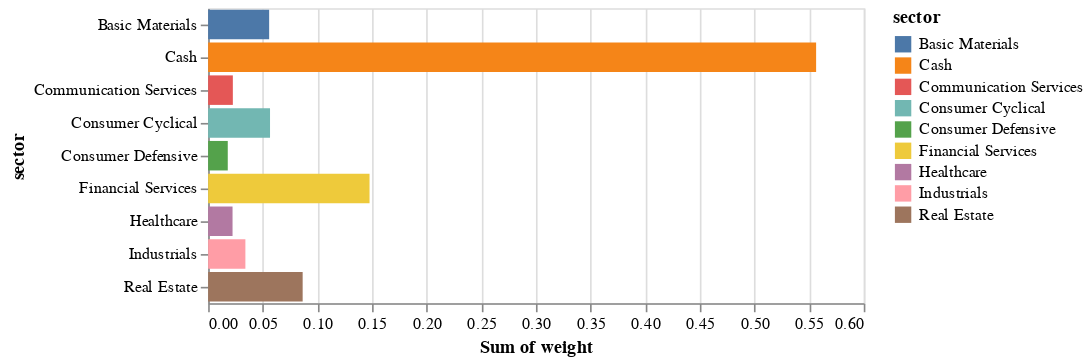

Here is the notebook cell this chart was saved with:
### Code cell
dataset = new_dataset
# plot the dataset, referencing dataframe column names
import altair as alt
alt.Chart(dataset).mark_bar().encode(
  x='sum(weight)',
  y='sector',
  color='sector'
)

### Figure 1 — Vega-Lite specification as saved in the notebook (floating-point values rounded to 4 significant figures)
{"config": {"view": {"continuousWidth": 400, "continuousHeight": 300}}, "data": {"name": "data-d5f37e5897c28b8a07a5e36e75b19642"}, "mark": "bar", "encoding": {"color": {"field": "sector", "type": "nominal"}, "x": {"aggregate": "sum", "field": "weight", "type": "quantitative"}, "y": {"field": "sector", "type": "nominal"}}, "$schema": "https://vega.github.io/schema/vega-lite/v4.17.0.json", "datasets": {"data-d5f37e5897c28b8a07a5e36e75b19642": [{"sector": "Financial Services", "weight": 0.01618}, {"sector": "Industrials", "weight": 0.01794}, {"sector": "Financial Services", "weight": 0.01526}, {"sector": "Consumer Cyclical", "weight": 0.015}, {"sector": "Financial Services", "weight": 0.01801}, {"sector": "Industrials", "weight": 0.01614}, {"sector": "Financial Services", "weight": 0.01116}, {"sector": "Financial Services", "weight": 0.016}, {"sector": "Real Estate", "weight": 0.02426}, {"sector": "Financial Services", "weight": 0.01843}, {"sector": "Basic Materials", "weight": 0.03298}, {"sector": "Financial Services", "weight": 0.0246}, {"sector": "Financial Services", "weight": 0.01257}, {"sector": "Consumer Cyclical", "weight": 0.01533}, {"sector": "Real Estate", "weight": 0.01637}, {"sector": "Consumer Cyclical", "weight": 0.01308}, {"sector": "Communication Services", "weight": 0.0226}, {"sector": "Real Estate", "weight": 0.02656}, {"sector": "Consumer Defensive", "weight": 0.01795}, {"sector": "Basic Materials", "weight": 0.01166}, {"sector": "Consumer Cyclical", "weight": 0.01322}, {"sector": "Healthcare", "weight": 0.02232}, {"sector": "Basic Materials", "weight": 0.01119}, {"sector": "Real Estate", "weight": 0.0193}, {"sector": "Financial Services", "weight": 0.01548}, {"sector": "Cash", "weight": 0.5564}]}}
